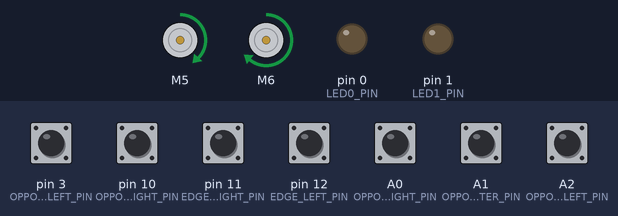
The sketch below on a simulated Arduino Uno, built with avr-gcc and run on an emulated ATmega328P. Parts: 2 × DC motor (green arrow = forward, orange = backward, longer = faster), output pins drawn as LEDs (lit = HIGH). Wiring (inferred from the names in the program): IR receiver: data pin 2. The test bench sets the inputs (shaded band); at power-on: A0 (OPPONENT_FRONT_RIGHT_PIN), A1 (OPPONENT_FRONT_CENTER_PIN), A2 (OPPONENT_FRONT_LEFT_PIN), pin 3 (OPPONENT_SIDE_LEFT_PIN), pin 10 (OPPONENT_SIDE_RIGHT_PIN), pin 11 (EDGE_RIGHT_PIN), pin 12 (EDGE_LEFT_PIN) HIGH.

Above: at 3.2 s.
3.3 s: pin 11 (EDGE_RIGHT_PIN) pulled LOW for 0.15 s
At 5.4 s:
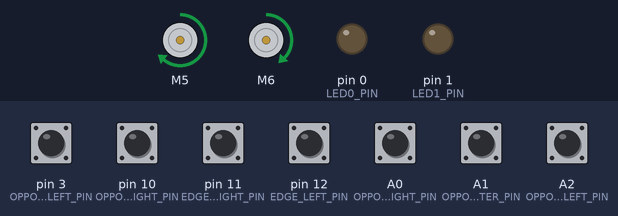
6.3 s: pin 12 (EDGE_LEFT_PIN) pulled LOW for 1 s
At 6.8 s:
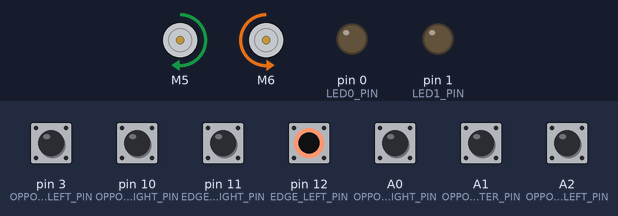
9.3 s: pin 12 (EDGE_LEFT_PIN) pulled LOW for 0.15 s
At 9.48 s:
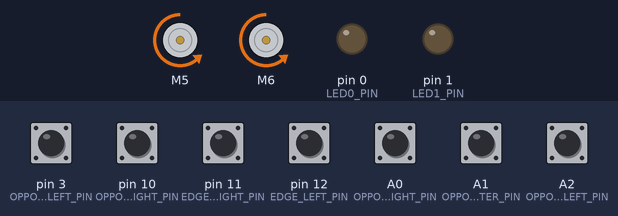
12.3 s: pin 11 (EDGE_RIGHT_PIN) pulled LOW for 1 s
Timing chart, 0 to 15.5 s (numbered marks = the images above; inputs shaded):
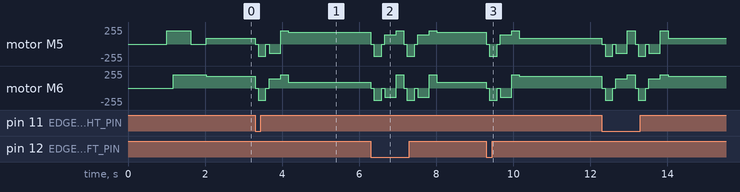

The sketch:

08-auto-kit-standard.ino
```cpp
/*******************************************************************************
 * 08 — Auto Kit Standard Code (IR Sumo Start Edition)
 * 1KG Autonomous Sumo Robot Starter Kit using URC10
 *
 * Derived from the original Cytron URC10SumoRobot.ino sample.
 * Cleaned, standardized, and updated for IR Sumo Start module.
 *
 * ---------------------------------------------------------------------------
 * START SIGNAL: IR Sumo Start Module on D2
 *
 *   IR Sumo Start REPLACES the physical start button.
 *   The module receives an IR signal from the judge's remote control and
 *   outputs a digital level that this code reads on D2:
 *
 *     Signal HIGH = RUN        → robot is permitted to move
 *     Signal LOW  = READY/STOP → robot must stay stopped immediately
 *
 *   ⚠️  If the signal goes LOW while the robot is running, motors stop
 *       immediately. This is a competition safety requirement.
 *
 * ---------------------------------------------------------------------------
 * WIRING — IR Sumo Start Module to URC10:
 *   IR Sumo Start (+) → URC10 5V
 *   IR Sumo Start (-) → URC10 GND
 *   IR Sumo Start (S) → URC10 D2
 *
 * IR SIGNAL PIN MODE: INPUT (not INPUT_PULLUP)
 *   The module provides a driven digital output. Do not add a pullup —
 *   it would interfere with the driven output.
 *
 * ---------------------------------------------------------------------------
 * D2 PIN USAGE NOTE — MODE-SPECIFIC:
 *   Auto Kit Mode  : D2 = IR Sumo Start signal input   (this file)
 *   RC Mode        : D2 = RC throttle pulse input       (06-radio-controlled-drive.ino)
 *   Hybrid Mode    : Confirm pin mapping with user before generating final code
 *   These modes are mutually exclusive — do not mix pin roles.
 *
 * ---------------------------------------------------------------------------
 * SENSOR WIRING:
 *   All sensors (edge + opponent) use INPUT_PULLUP.
 *   Not triggered = HIGH. Triggered (active) = LOW.
 *
 * MOTOR PINS (fixed on URC10 board — do not change):
 *   Motor Left  (M1): PWM = D5, DIR = D4
 *   Motor Right (M2): PWM = D6, DIR = D7
 *   ⚠️  D4, D5, D6, D7 are RESERVED. Never use them for sensors or modules.
 *   Motor direction depends on how wires are connected to the terminal.
 *   If a motor spins the wrong way, swap its two wires on the terminal block.
 *
 * ---------------------------------------------------------------------------
 * BEFORE FIRST TEST:
 *   1. ⚠️  Check battery polarity before connecting. Reversed polarity
 *          permanently destroys the URC10 board.
 *   2. ⚠️  Lift the robot wheels off the ground before sending the RUN signal.
 *          Motors will spin immediately once RUN is received.
 *   3. Run 01-motor-test.ino first to confirm motor directions.
 *   4. Run 02-sensor-test.ino to confirm all sensors trigger correctly.
 *   5. Run 09-ir-sumo-start-test.ino to confirm D2 reads HIGH on RUN and LOW
 *      on STOP before running this full match code.
 *   6. Start at low speed (ATTACK_SPEED 150) before increasing to 200–255.
 *
 * HARDWARE: Cytron URC10 + 1KG Autonomous Sumo Robot Starter Kit
 *           + Cytron IR Sumo Start Module (IR-SUMO-START)
 * BOARD:    Arduino Uno (select in Arduino IDE)
 * LIBRARY:  Cytron Motor Drivers Library
 * PRODUCT:  https://my.cytron.io/p-ir-sumo-start-module
 *******************************************************************************/

#include <CytronMotorDriver.h>


// =============================================================================
// PIN DEFINITIONS
// =============================================================================

// Onboard LEDs (active-low: LOW = ON, HIGH = OFF)
// D0 = TX, D1 = RX — do not use Serial.begin() while these LEDs are in use.
const uint8_t LED0_PIN = 0;
const uint8_t LED1_PIN = 1;

// IR Sumo Start Module — Auto Kit Mode signal input
// D2 = IR Sumo Start in Auto Kit Mode. (In RC Mode, D2 is used for RC throttle.)
// The module actively drives D2. Use INPUT — do NOT use INPUT_PULLUP.
//   HIGH = RUN  (judge sends start, match is active)
//   LOW  = READY / STOP (judge sends stop, or no signal received)
const uint8_t IR_SUMO_START_PIN = 2;

// Edge sensors (Maker Reflect) — mounted on the underside of the chassis
// Active-low: LOW = white boundary line detected = edge of the ring.
const uint8_t EDGE_LEFT_PIN  = 12;
const uint8_t EDGE_RIGHT_PIN = 11;

// Opponent sensors (Maker Object) — detect the opposing robot
// Active-low: LOW = opponent detected within range.
const uint8_t OPPONENT_SIDE_LEFT_PIN    =  3;
const uint8_t OPPONENT_SIDE_RIGHT_PIN   = 10;
const uint8_t OPPONENT_FRONT_RIGHT_PIN  = A0;
const uint8_t OPPONENT_FRONT_CENTER_PIN = A1;
const uint8_t OPPONENT_FRONT_LEFT_PIN   = A2;

// ⚠️  D4, D5, D6, D7 are RESERVED for the onboard motor driver.
// Never assign any sensor, module, or LED to these pins.


// =============================================================================
// MOTOR DRIVER
// =============================================================================
// Motor Left  (M1): PWM = D5, Direction = D4
// Motor Right (M2): PWM = D6, Direction = D7
//
// setSpeed() range: -255 (full reverse) to +255 (full forward).
// "Forward" means robot moves toward the front blade.
// If a wheel spins the wrong direction, swap its two motor wires on the terminal.
CytronMD motorL(PWM_DIR, 5, 4);
CytronMD motorR(PWM_DIR, 6, 7);


// =============================================================================
// TUNING CONSTANTS
// =============================================================================
// Adjust these values to tune robot performance.
// ⚠️  Always test with wheels lifted first whenever you change a speed value.

// Search: slow circular rotation to scan for opponent
const int SEARCH_SPEED = 90;

// Attack: speed when charging at the detected opponent.
// Tip: start at 150 for your first test. Increase to 200–255 once you confirm
// the robot behaves correctly on the ring.
const int ATTACK_SPEED = 200;

// Turn: speed when spinning to face a side-detected opponent
const int TURN_SPEED = 140;

// Back-off: reverse speed when an edge is detected
const int BACKOFF_SPEED = 180;

// Timings (milliseconds)
const uint32_t START_DELAY_MS       = 1000; // Delay after RUN before first move.
                                             // Change to 5000 for competitions.
const uint32_t BACKOFF_DELAY_MS     =  200; // How long to reverse after edge
const uint32_t BACKOFF_STOP_MS      =   80; // Brief stop between backoff moves
const uint32_t TURN_TIMEOUT_MS      =  300; // Max spin time during backoff turn
const uint32_t SIDE_TURN_TIMEOUT_MS =  400; // Max spin when acquiring side target


// =============================================================================
// STATE
// =============================================================================
// searchDir alternates each time an edge event fires so the robot does not
// always circle in the same direction.
const uint8_t SEARCH_LEFT  = 0;
const uint8_t SEARCH_RIGHT = 1;
uint8_t searchDir = SEARCH_LEFT;


// =============================================================================
// HELPER: stopMotors()
// Immediately stops both drive motors.
// Call this before every direction change, delay, and on any STOP signal.
// =============================================================================
void stopMotors() {
  motorL.setSpeed(0);
  motorR.setSpeed(0);
}


// =============================================================================
// HELPER: irRunSignalActive()
// Returns true when the IR Sumo Start module outputs a RUN signal (HIGH).
// Returns false when the module outputs READY / STOP (LOW).
//
//   HIGH → true  → robot is permitted to move
//   LOW  → false → robot must stop immediately
// =============================================================================
bool irRunSignalActive() {
  return digitalRead(IR_SUMO_START_PIN) == HIGH;
}


// =============================================================================
// HELPER: edgeLeftDetected()
// Returns true when the left Maker Reflect sensor sees the white edge line.
// Sensor is active-low (INPUT_PULLUP): LOW = triggered.
// =============================================================================
bool edgeLeftDetected() {
  return digitalRead(EDGE_LEFT_PIN) == LOW;
}


// =============================================================================
// HELPER: edgeRightDetected()
// Returns true when the right Maker Reflect sensor sees the white edge line.
// =============================================================================
bool edgeRightDetected() {
  return digitalRead(EDGE_RIGHT_PIN) == LOW;
}


// =============================================================================
// HELPER: anyOpponentDetected()
// Returns true when any of the five Maker Object sensors sees the opponent.
// Sensors are active-low (INPUT_PULLUP): LOW = triggered.
// =============================================================================
bool anyOpponentDetected() {
  return (
    digitalRead(OPPONENT_FRONT_CENTER_PIN) == LOW ||
    digitalRead(OPPONENT_FRONT_LEFT_PIN)   == LOW ||
    digitalRead(OPPONENT_FRONT_RIGHT_PIN)  == LOW ||
    digitalRead(OPPONENT_SIDE_LEFT_PIN)    == LOW ||
    digitalRead(OPPONENT_SIDE_RIGHT_PIN)   == LOW
  );
}


// =============================================================================
// FUNCTION: checkIRStopSignal()
// Checks whether the IR Sumo Start module has sent a STOP signal (LOW).
// If STOP is received, motors halt immediately and stay stopped until reset.
//
// ⚠️  Call this at the TOP of loop() on every iteration.
//     It is a competition safety requirement. Do not remove or bypass it.
// =============================================================================
void checkIRStopSignal() {
  if (!irRunSignalActive()) {
    // STOP signal received from judge — halt immediately.
    stopMotors();
    digitalWrite(LED0_PIN, HIGH);  // Both LEDs off.
    digitalWrite(LED1_PIN, HIGH);

    // Keep robot stopped until reset.
    // Press the reset button or upload new code to restart.
    while (true) {
      // STOP signal active — robot stays stopped.
    }
  }
}


// =============================================================================
// FUNCTION: waitForIRStartSignal()
// Stops motors and blocks until the IR Sumo Start module sends RUN (HIGH).
// While waiting, LED1 mirrors the left edge sensor and LED0 mirrors the right
// edge sensor — useful for checking sensor placement before the match.
// =============================================================================
void waitForIRStartSignal() {
  stopMotors();

  // Wait for IR Sumo Start to output HIGH (RUN).
  // Signal is driven by the module — no pullup needed on D2.
  while (!irRunSignalActive()) {
    // Waiting for RUN signal from IR Sumo Start.
    // READY and STOP states are LOW — robot stays stopped.

    // Mirror edge sensor state on LEDs during the wait.
    // Active-low: sensor LOW → LED LOW → LED ON.
    // D0/D1 are also TX/RX — do not use Serial.begin() with this code.
    digitalWrite(LED1_PIN, digitalRead(EDGE_LEFT_PIN));   // LOW = edge = LED on
    digitalWrite(LED0_PIN, digitalRead(EDGE_RIGHT_PIN));  // LOW = edge = LED on
  }
}


// =============================================================================
// FUNCTION: startRoutine()
// Runs once immediately after the RUN signal is received.
// Performs the start delay, then an opening move before the main loop.
//
// Opening move: sweep right ~45°, surge forward, then sweep left while
// watching for the opponent front-center sensor.
// =============================================================================
void startRoutine() {

  // Start delay — required by most competition rules.
  // Change START_DELAY_MS to 5000 for a 5-second competition delay.
  delay(START_DELAY_MS);

  // Sweep right ~45 degrees to clear the starting zone.
  motorL.setSpeed(ATTACK_SPEED);
  motorR.setSpeed(0);
  delay(180);

  // Surge straight forward into the ring.
  motorL.setSpeed(ATTACK_SPEED);
  motorR.setSpeed(ATTACK_SPEED);
  delay(450);

  // Sweep left while watching for the front-center opponent sensor.
  motorL.setSpeed(0);
  motorR.setSpeed(ATTACK_SPEED);
  uint32_t sweepStart = millis();
  while (digitalRead(OPPONENT_FRONT_CENTER_PIN) == HIGH) {
    if (millis() - sweepStart > SIDE_TURN_TIMEOUT_MS) break;
  }
}


// =============================================================================
// FUNCTION: searchOpponent()
// Moves in a slow circular arc to scan the ring when no opponent is visible.
// Direction alternates each time handleEdge() is called.
// =============================================================================
void searchOpponent() {
  if (searchDir == SEARCH_LEFT) {
    motorL.setSpeed(SEARCH_SPEED);
    motorR.setSpeed(SEARCH_SPEED * 2);
  } else {
    motorL.setSpeed(SEARCH_SPEED * 2);
    motorR.setSpeed(SEARCH_SPEED);
  }
}


// =============================================================================
// FUNCTION: attackOpponent()
// Tracks and charges at the detected opponent. Checks front sensors first,
// then side sensors. Safe to call when no sensor is triggered.
// =============================================================================
void attackOpponent() {

  uint32_t attackStart = millis();

  if (digitalRead(OPPONENT_FRONT_CENTER_PIN) == LOW) {
    // Front center — charge straight forward.
    motorL.setSpeed(ATTACK_SPEED);
    motorR.setSpeed(ATTACK_SPEED);
  }
  else if (digitalRead(OPPONENT_FRONT_LEFT_PIN) == LOW) {
    // Front left — curve left toward opponent.
    motorL.setSpeed(0);
    motorR.setSpeed(ATTACK_SPEED);
  }
  else if (digitalRead(OPPONENT_FRONT_RIGHT_PIN) == LOW) {
    // Front right — curve right toward opponent.
    motorL.setSpeed(ATTACK_SPEED);
    motorR.setSpeed(0);
  }
  else if (digitalRead(OPPONENT_SIDE_LEFT_PIN) == LOW) {
    // Side left — spin left until opponent appears at front center.
    motorL.setSpeed(-TURN_SPEED);
    motorR.setSpeed(TURN_SPEED);
    while (digitalRead(OPPONENT_FRONT_CENTER_PIN) == HIGH) {
      if (millis() - attackStart > SIDE_TURN_TIMEOUT_MS) break;
    }
  }
  else if (digitalRead(OPPONENT_SIDE_RIGHT_PIN) == LOW) {
    // Side right — spin right until opponent appears at front center.
    motorL.setSpeed(TURN_SPEED);
    motorR.setSpeed(-TURN_SPEED);
    while (digitalRead(OPPONENT_FRONT_CENTER_PIN) == HIGH) {
      if (millis() - attackStart > SIDE_TURN_TIMEOUT_MS) break;
    }
  }
}


// =============================================================================
// FUNCTION: handleEdge(dir)
// Called when a ring boundary is detected.
// Reverses away from the edge, turns to face the ring, then optionally surges.
//
// Parameters:
//   dir — SEARCH_LEFT or SEARCH_RIGHT: which way to turn after reversing
// =============================================================================
void handleEdge(uint8_t dir) {

  stopMotors();
  delay(BACKOFF_STOP_MS);

  motorL.setSpeed(-BACKOFF_SPEED);
  motorR.setSpeed(-BACKOFF_SPEED);
  delay(BACKOFF_DELAY_MS);

  stopMotors();
  delay(BACKOFF_STOP_MS);

  // Turn away from the edge. Exit early if opponent spotted during turn.
  if (dir == SEARCH_LEFT) {
    motorL.setSpeed(-TURN_SPEED);
    motorR.setSpeed(TURN_SPEED);
  } else {
    motorL.setSpeed(TURN_SPEED);
    motorR.setSpeed(-TURN_SPEED);
  }

  uint32_t turnStart = millis();
  while (millis() - turnStart < TURN_TIMEOUT_MS) {
    if (digitalRead(OPPONENT_FRONT_CENTER_PIN) == LOW ||
        digitalRead(OPPONENT_FRONT_LEFT_PIN)   == LOW ||
        digitalRead(OPPONENT_FRONT_RIGHT_PIN)  == LOW ||
        digitalRead(OPPONENT_SIDE_LEFT_PIN)    == LOW ||
        digitalRead(OPPONENT_SIDE_RIGHT_PIN)   == LOW) {
      stopMotors();
      delay(BACKOFF_STOP_MS);
      return;
    }
  }

  // No opponent during turn — surge forward briefly.
  motorL.setSpeed(ATTACK_SPEED);
  motorR.setSpeed(ATTACK_SPEED);
  delay(200);
}


// =============================================================================
// FUNCTION: setupPins()
// Configures all input and output pins.
// Called once at the start of setup().
// =============================================================================
void setupPins() {

  // IR Sumo Start: INPUT — the module drives D2 actively. No pullup needed.
  // ⚠️  Auto Kit Mode only. In RC Mode, D2 is used for RC throttle.
  pinMode(IR_SUMO_START_PIN, INPUT);

  // Edge and opponent sensors: INPUT_PULLUP — active-low (triggered = LOW).
  pinMode(EDGE_LEFT_PIN,             INPUT_PULLUP);
  pinMode(EDGE_RIGHT_PIN,            INPUT_PULLUP);
  pinMode(OPPONENT_SIDE_LEFT_PIN,    INPUT_PULLUP);
  pinMode(OPPONENT_SIDE_RIGHT_PIN,   INPUT_PULLUP);
  pinMode(OPPONENT_FRONT_LEFT_PIN,   INPUT_PULLUP);
  pinMode(OPPONENT_FRONT_CENTER_PIN, INPUT_PULLUP);
  pinMode(OPPONENT_FRONT_RIGHT_PIN,  INPUT_PULLUP);

  // Onboard LEDs: active-low outputs (LOW = ON, HIGH = OFF).
  // D0/D1 are also TX/RX — do not call Serial.begin() with this code.
  pinMode(LED0_PIN, OUTPUT);
  pinMode(LED1_PIN, OUTPUT);
  digitalWrite(LED0_PIN, HIGH);  // Start with both LEDs off.
  digitalWrite(LED1_PIN, HIGH);
}


// =============================================================================
// FUNCTION: setup()
// Runs once on power-up or reset.
// =============================================================================
void setup() {
  setupPins();
  stopMotors();

  // Wait for IR Sumo Start to send RUN signal (HIGH).
  // Robot stays completely still until RUN is received.
  waitForIRStartSignal();

  // Both LEDs on = RUN received, match is starting.
  digitalWrite(LED0_PIN, LOW);
  digitalWrite(LED1_PIN, LOW);

  // Run the opening sequence before entering the main loop.
  startRoutine();
}


// =============================================================================
// FUNCTION: loop()
// Main game loop — runs continuously after setup().
//
// Priority order:
//   0. IR STOP check — motors halt immediately if signal goes LOW
//   1. Edge detection — prevents driving off the ring
//   2. Opponent detection — attack if in view, search if not
// =============================================================================
void loop() {

  // Priority 0 — STOP signal check (highest priority).
  // If signal is LOW, checkIRStopSignal() stops motors and halts forever.
  // ⚠️  Do not remove or move this check.
  checkIRStopSignal();

  // Priority 1 — Edge detection.
  if (edgeLeftDetected()) {
    handleEdge(SEARCH_RIGHT);   // Left edge: turn right to face ring
    searchDir ^= 1;             // Alternate search direction
  }
  else if (edgeRightDetected()) {
    handleEdge(SEARCH_LEFT);    // Right edge: turn left to face ring
    searchDir ^= 1;
  }

  // Priority 2 — Opponent detection.
  else if (anyOpponentDetected()) {
    attackOpponent();
  }
  else {
    searchOpponent();
  }
}
```
